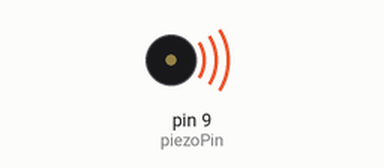
The sketch below on a simulated Arduino Uno, built with avr-gcc and run on an emulated ATmega328P. Parts: buzzer (waves = sounding).

Above: at 0.15 s.
At 9.0 s:
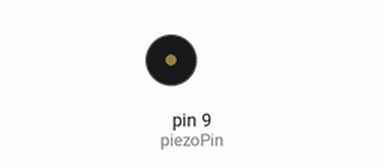
Timing chart, 0 to 12.4 s (numbered marks = the images above):
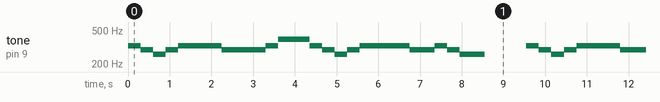

Measured:
- by itself, tone on pin 9 (piezoPin): repeats every 9.6 s: 293 Hz 0.30 s, 261 Hz 0.30 s, 293 Hz 0.30 s, 329 Hz 1.1 s, 293 Hz 1.1 s, 329 Hz 0.30 s, 392 Hz 0.75 s, 329 Hz 0.30 s, 293 Hz 0.30 s, 261 Hz 0.30 s, 293 Hz 0.30 s, 329 Hz 1.2 s, 293 Hz 0.60 s, 329 Hz 0.30 s, 293 Hz 0.30 s, 261 Hz 0.60 s, silent 1.0 s, 329 Hz 0.30 s

The sketch:

speakerMusic.ino
```cpp
// INITIALIZE THE NOTES************
const int C4 = 261.63;  //middle c
const int D4 = 293.66;
const int E4 = 329.63;
const int F4 = 349.23;
const int Fsharp4 = 369.99;
const int G4 = 392.00;
const int a4 = 440.00; //open a
const int B4 = 493.88;
const int Bflat4 = 466.16;
const int C5 = 523.25;
const int Csharp5 = 554.37;
const int D5 = 587.33;
const int E5 = 659.25; //open e
const int F5 = 698.46 ;
const int Fsharp5 = 739.99;
const int G5 = 783.99;
const int a5 = 880;
const int B5 = 987.609;
const int C6 = 1046.342;
const int R = 0;       //rest

//*********************************

// INITALIZE THE PINS WE USED TO HOOK UP THE HARDWARE
int piezoPin = 9;     //pin connected to piezo speaker

//******CHANGE THIS CODE TO MAKE MUSIC!****************************
//*****************************************************************

//Mary Had a Little Lamb
const int NumOfNotes = 26;
int notes[] = {E4, D4, C4, D4, E4, E4, E4, D4, D4,
                D4, E4, G4, G4, E4, D4, C4, D4, E4,
                E4, E4, E4, D4, D4, E4, D4, C4};
int beats[] = {2, 2, 2, 2, 2, 2, 3, 2, 2, 3, 2, 2,
                3, 2, 2, 2, 2, 2, 2, 2, 2, 2, 2,
                2, 2, 4};


// The tempo is how fast to play the song.
// To make the song play faster, decrease this value.
int tempo = 150;
//*****************************************************************
//*****************************************************************

//=======================================================================================================================

//******DON'T CHANGE THIS CODE**************************************
//******************************************************************

//this loop will begin communication
//between our program and the arduino
void setup() {
  // put your setup code here, to run once:
  pinMode(piezoPin, OUTPUT);    //let the program know that piezoPin (9) is used as OUTPUT
}

//this loop is where we write what we want to happen
//it will run forever (until we unplug the board)
void loop() {

        // loop through all the notes in our song
        for (int index = 0; index < NumOfNotes; index++) {

            //calculate the duration of the note using the
            //note type and the tempo
            int duration;
            duration = beats[index] * tempo;

            //check if the note is a rest
            //if it is not a rest play the note
            //we want for duration
            if (notes[index] != R) {
              tone(piezoPin, notes[index], duration);
              delay(duration);
            }

            // if the note is R wait for duration
            else {
              delay(duration);
            }

        } //end of the for loop

        delay(1000); //wait 1 second before playing the song again

} // end of loop()
```
